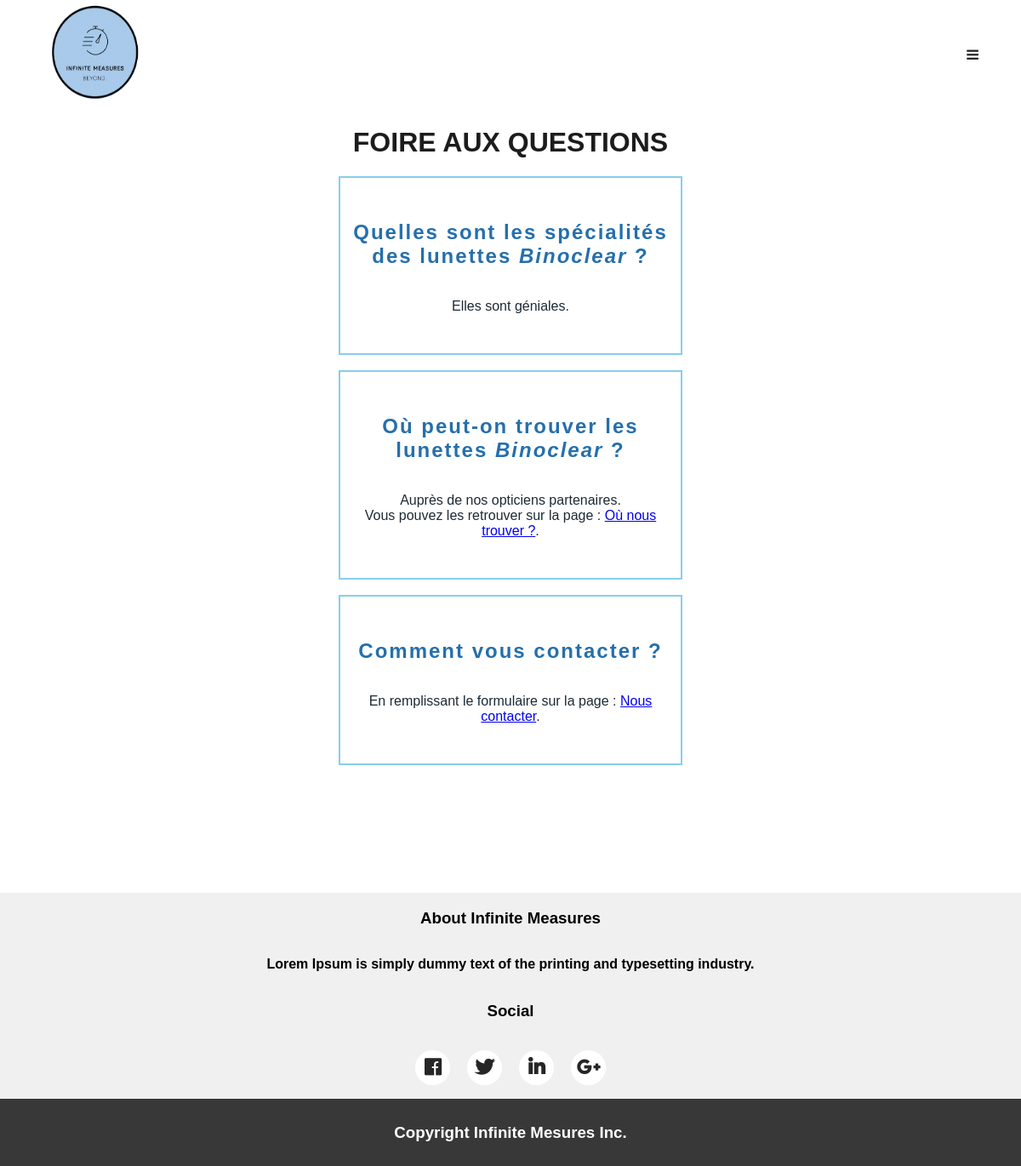
The page /FAQ.php (signed in) on the database its author committed.
### tables this page shows
CREATE TABLE `faq` (
  `idquestion` int(11) NOT NULL,
  `question` text NOT NULL,
  `answer` text DEFAULT NULL
);

### FAQ.php (the view, shortened to what this page needs)
<?php
    include 'includes/header.inc.php';
?>
<main>
<h1 class="company-description-title" align="center">FOIRE AUX QUESTIONS</h1>
<?php
$conn=OpenCon();
$query='SELECT * FROM faq';
$req = mysqli_query($conn, $query);
foreach ($req as $data){
    $question=$data['question'];
    $answer=$data['answer'];
?>
            <div class="white-box">
                <div class="question-box">
                <h2><?php echo "$question"?></h2>
                <p><?php echo "$answer"?></p>
                </div>
            </div>
<?php
}
?>
</main>
<?php
    include 'includes/footer.inc.php';
?>
</body>
</html>

### assets/style.css (style rules this page uses)
html { scroll-behavior: smooth; }
body { margin: 0; padding: 0; box-sizing: border-box; font-family: 'Trebuchet MS', 'Lucida Sans Unicode', 'Lucida Grande', 'Lucida Sans', Arial, sans-serif; min-height: 100vh; position: relative; }
main { min-height: 100vh; }
.question-box { width: 33.33%; border: 2px solid skyblue ; display: flex; justify-content: center; align-items: center; flex-direction: column; padding: 30px 0; }
.question-box h2 { color: rgb(37, 111, 172); text-align: center; letter-spacing: 2px; }
.question-box p { text-align: center; padding-left: 10px; padding-right: 10px; color: #1d2a35; }
.white-box { display: flex; align-items: center; justify-content: center; flex-direction: row; gap: 30px; }
.company-description-title { margin-top: 20px; }
.company-description-title { color: #1c1c1c; }

### rows shown on the page
faq: question "Quelles sont les spécialités des lunettes Binoclear ?", answer "Elles sont géniales."
faq: question "Où peut-on trouver les lunettes Binoclear ?", answer "Auprès de nos opticiens partenaires. Vous pouvez les retrouver sur la page : Où nous trouver ? ."
faq: question "Comment vous contacter ?", answer "En remplissant le formulaire sur la page : Nous contacter ."
